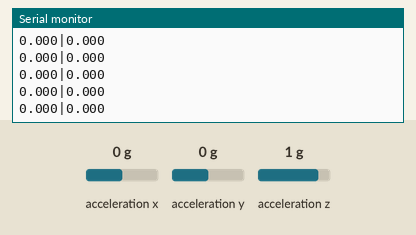
This program was run on a simulated Arduino Nano 33 BLE. Shown: the last lines printed to the serial monitor. The test bench sets the inputs (shaded band); at power-on: acceleration x 0 g, acceleration y 0 g, acceleration z 1 g.

Above: at 1.2 s.
1.3 s: acceleration x set to -1.4 g
At 2.0 s:
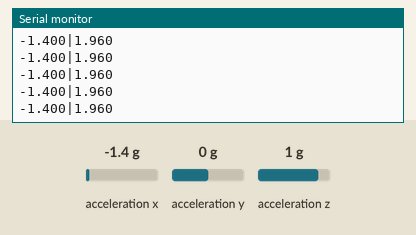
2.8 s: acceleration x set to -0.8 g
At 3.6 s:
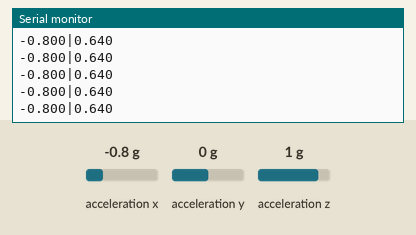
Timing chart, 0 to 5.8 s (numbered marks = the images above; inputs shaded):
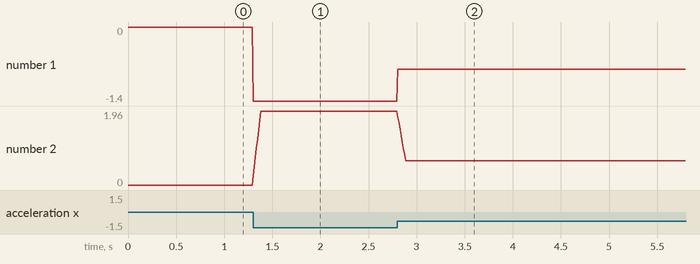

Measured:
- after the input at 1.3 s, the serial monitor: prints a new line at once (image 1)
- after the input at 2.8 s, the serial monitor: prints a new line at once (image 2)
- plotted number 1: 0 → -1.4 after the input at 1.3 s, -1.4 → -0.8 after the input at 2.8 s
- plotted number 2: 0 → 1.96 after the input at 1.3 s, 1.96 → 0.64 after the input at 2.8 s

The program:

main.cpp
```cpp
#include <Arduino.h>
#include <Arduino_BMI270_BMM150.h>

#define WINDOW_SIZE 8
#define BUFFER_MASK (WINDOW_SIZE - 1)

float buffer[WINDOW_SIZE];
int head = 0;
float running_sum = 0.0;
float average = 0.0;

void setup() {
  Serial.begin(9600);
  while (!Serial) {
    ; // wait for serial monitor
  }

  if (!IMU.begin()) {
    Serial.println("Failed to initialize IMU!");
    while (1) {
      delay(1000);
    }
  }

  Serial.println("Serial ready. Initializing IMU...");
  Serial.println("IMU ready.");
  Serial.println("Ax|AvgAx");
}

void loop() {
  float ax, ay, az;

  if (IMU.accelerationAvailable()) {
    IMU.readAcceleration(ax, ay, az);
  }

  running_sum -= buffer[head];
  buffer[head] = ax * ax;
  running_sum += buffer[head];
  head = (head + 1) & BUFFER_MASK;
  average = running_sum / WINDOW_SIZE;

  char line[20];
  snprintf(line,sizeof(line),"%.3f|%.3f", ax, average);
  Serial.println(line);
  delay(10);
}
```
